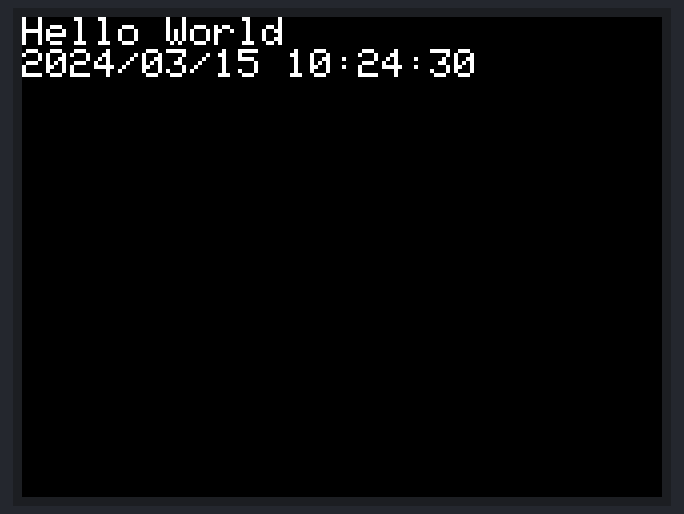
Recording of a program running on a simulated ESP32. Shown: 320×240 colour display. The local clock reads 2024-03-15 10:24:30 at power-on unless the program sets it; what the program prints to the serial monitor is not drawn.

Above: at 0.3 s.
At 18.9 s:
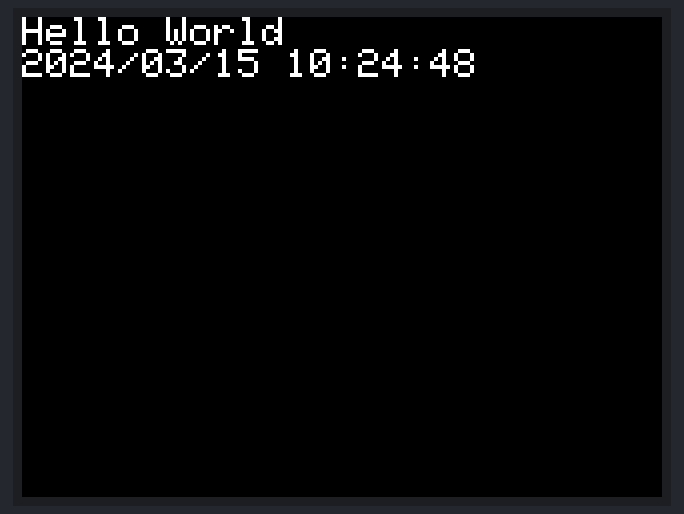
At 28.1 s:
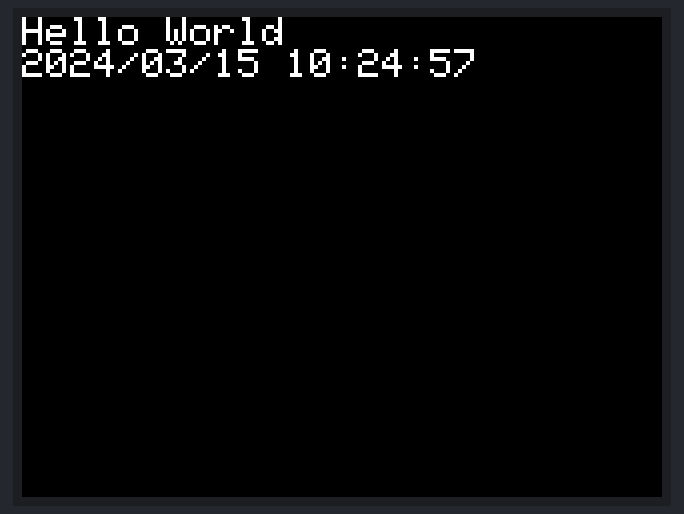
At 37.4 s:
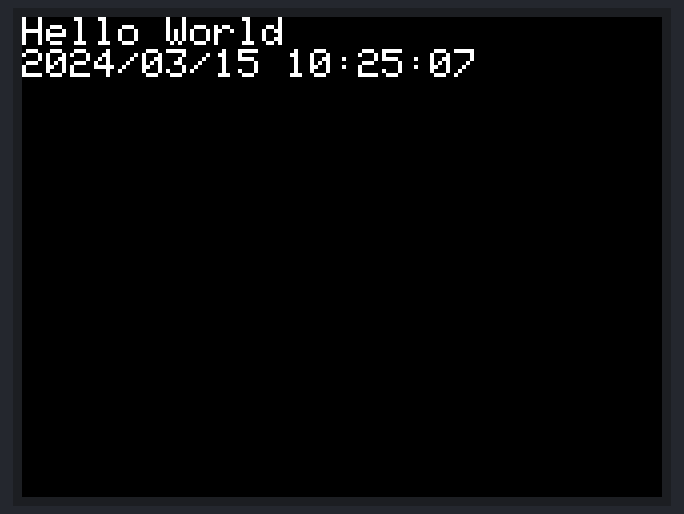

The program:

main.cpp
```cpp
/* main.c
// m5stack_hello_world
// Reference
// 1. 【M5Stack】基本のスケッチ例「HelloWorld」を読み解く - 趣味と学びの雑記帳
https://nouka-it.hatenablog.com/entry/2022/02/27/133549
// 2. Installation · m5stack/M5Stack – PlatformIO Registry
https://registry.platformio.org/libraries/m5stack/M5Stack/installation
// 3. M5CoreS3/examples/Basics/RTC/RTC_Date_Time/RTC_Date_Time.ino at main · m5stack/M5CoreS3
https://github.com/m5stack/M5CoreS3/blob/main/examples/Basics/RTC/RTC_Date_Time/RTC_Date_Time.ino
// 4. Examples · m5stack/M5Unit-RTC – PlatformIO Registry
https://registry.platformio.org/libraries/m5stack/M5Unit-RTC/examples/Unit_RTC_M5Core/Unit_RTC_M5Core.ino
// 5. Installation · adafruit/RTClib – PlatformIO Registry
https://registry.platformio.org/libraries/adafruit/RTClib/installation
*/

#include <Arduino.h>
#include <M5Stack.h>
#include <RTClib.h>

RTC_PCF8563 rtc;

char timeStrbuff[64];

void setup () {
  M5.begin();
  M5.Power.begin();

  //delay(1000);
  M5.Lcd.setTextSize(2);  // Set the text size.

  Serial.begin(115200);

#ifndef ESP8266
  while (!Serial); // wait for serial port to connect. Needed for native USB
#endif

  if (! rtc.begin()) {
    Serial.println("Couldn't find RTC");
    Serial.flush();
    while (1) delay(10);
  }

  if (rtc.lostPower()) {
    Serial.println("RTC is NOT initialized, let's set the time!");
    // When time needs to be set on a new device, or after a power loss, the
    // following line sets the RTC to the date & time this sketch was compiled
    rtc.adjust(DateTime(F(__DATE__), F(__TIME__)));
    // This line sets the RTC with an explicit date & time, for example to set
    // January 21, 2014 at 3am you would call:
    // rtc.adjust(DateTime(2014, 1, 21, 3, 0, 0));
    //
    // Note: allow 2 seconds after inserting battery or applying external power
    // without battery before calling adjust(). This gives the PCF8523's
    // crystal oscillator time to stabilize. If you call adjust() very quickly
    // after the RTC is powered, lostPower() may still return true.
  }

  // When time needs to be re-set on a previously configured device, the
  // following line sets the RTC to the date & time this sketch was compiled
  // rtc.adjust(DateTime(F(__DATE__), F(__TIME__)));
  // This line sets the RTC with an explicit date & time, for example to set
  // January 21, 2014 at 3am you would call:
  // rtc.adjust(DateTime(2014, 1, 21, 3, 0, 0));

  // When the RTC was stopped and stays connected to the battery, it has
  // to be restarted by clearing the STOP bit. Let's do this to ensure
  // the RTC is running.
  rtc.start();
}

void loop () {
    DateTime now = rtc.now();

    M5.Lcd.clear();
    M5.Lcd.setCursor(0, 0);
    M5.Lcd.print("Hello World\n");
    sprintf(timeStrbuff, "%d/%02d/%02d %02d:%02d:%02d", now.year(),
            now.month(), now.day(), now.hour(), now.minute(), now.second());
    M5.Lcd.print(timeStrbuff);

    Serial.print(now.year(), DEC);
    Serial.print('/');
    Serial.print(now.month(), DEC);
    Serial.print('/');
    Serial.print(now.day(), DEC);
    Serial.print(" ");
    //Serial.print(" (");
    //Serial.print(daysOfTheWeek[now.dayOfTheWeek()]);
    //Serial.print(") ");
    Serial.print(now.hour(), DEC);
    Serial.print(':');
    Serial.print(now.minute(), DEC);
    Serial.print(':');
    Serial.print(now.second(), DEC);
    Serial.println();

    Serial.print(" since midnight 1/1/1970 = ");
    Serial.print(now.unixtime());
    Serial.print("s = ");
    Serial.print(now.unixtime() / 86400L);
    Serial.println("d");

    // calculate a date which is 7 days, 12 hours and 30 seconds into the future
    DateTime future (now + TimeSpan(7,12,30,6));

    Serial.print(" now + 7d + 12h + 30m + 6s: ");
    Serial.print(future.year(), DEC);
    Serial.print('/');
    Serial.print(future.month(), DEC);
    Serial.print('/');
    Serial.print(future.day(), DEC);
    Serial.print(' ');
    Serial.print(future.hour(), DEC);
    Serial.print(':');
    Serial.print(future.minute(), DEC);
    Serial.print(':');
    Serial.print(future.second(), DEC);
    Serial.println();

    Serial.println();
    delay(3000);
}
```

Measured:
- what the display in image 1 shows lasts 3.1 s, from 18.8 s to 21.9 s
